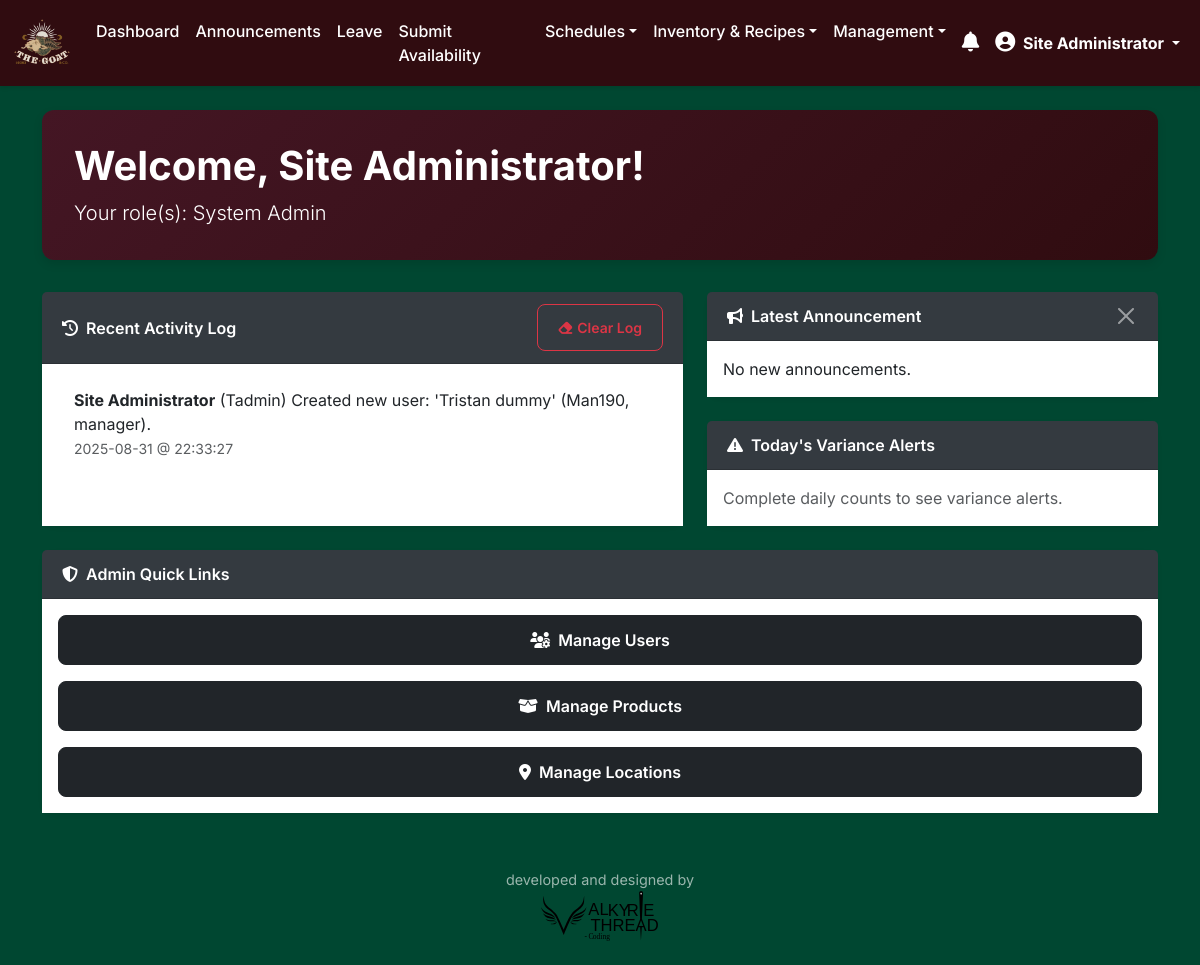
The page /dashboard (signed in) on the database its author committed.
### app.py (models this page shows)
class User(db.Model, UserMixin):
    id = db.Column(db.Integer, primary_key=True)
    username = db.Column(db.String(20), unique=True, nullable=False)
    full_name = db.Column(db.String(100), nullable=False)
    password = db.Column(db.String(60), nullable=False)
    password_reset_requested = db.Column(db.Boolean, nullable=False, default=False)
    last_seen = db.Column(db.DateTime, default=datetime.utcnow)
    force_logout_requested = db.Column(db.Boolean, default=False)
    is_suspended = db.Column(db.Boolean, default=False, nullable=False)
    suspension_end_date = db.Column(db.Date, nullable=True)
    suspension_document_path = db.Column(db.String(255), nullable=True) # Path to the uploaded document
    roles = db.relationship('Role', secondary=user_roles, backref=db.backref('users', lazy='dynamic'))
    counts = db.relationship('Count', backref='user', lazy=True)
    announcements = db.relationship('Announcement', backref='user', lazy=True)
    seen_announcements = db.relationship('Announcement', secondary=announcement_view, back_populates='viewers', lazy='dynamic')
    @property
    def role_names(self):
        return [role.name for role in self.roles]
    def has_role(self, role_name):
        return role_name in self.role_names

class Role(db.Model):
    id = db.Column(db.Integer, primary_key=True)
    name = db.Column(db.String(50), unique=True, nullable=False)

class ActivityLog(db.Model):
    id = db.Column(db.Integer, primary_key=True)
    user_id = db.Column(db.Integer, db.ForeignKey('user.id'), nullable=False)
    timestamp = db.Column(db.DateTime, nullable=False, default=datetime.utcnow)
    action = db.Column(db.String(255), nullable=False)
    user = db.relationship('User', backref='activity_logs')

### app.py (the view, shortened to what this page needs)
@app.route('/dashboard')
@login_required
def dashboard():
    latest_announcement = Announcement.query.order_by(Announcement.id.desc()).first()
    today_date = datetime.utcnow().date()
    bod_submitted = BeginningOfDay.query.filter_by(date=today_date).first() is not None
    activity_logs, variance_alerts, password_reset_requests = None, None, None
    open_shifts_for_volunteering = []
    if current_user.has_role('system_admin'):
        activity_logs = ActivityLog.query.order_by(ActivityLog.timestamp.desc()).limit(20).all()
        password_reset_requests = User.query.filter_by(password_reset_requested=True).all()
    location_statuses = []
    return render_template('dashboard.html',
                           latest_announcement=latest_announcement,
                           location_statuses=location_statuses,
                           bod_submitted=bod_submitted,
                           activity_logs=activity_logs,
                           variance_alerts=variance_alerts,
                           password_reset_requests=password_reset_requests,
                           open_shifts_for_volunteering=open_shifts_for_volunteering)

### app.py (called while the page is built, shortened)
@login_manager.user_loader
def load_user(user_id):
    return User.query.get(int(user_id))

@app.template_filter('to_local_time')
def to_local_time_filter(utc_dt, fmt="%Y-%m-%d @ %H:%M:%S"):
    if utc_dt is None:
        return "N/A"
    from datetime import timedelta
    local_dt = utc_dt + timedelta(hours=2)
    return local_dt.strftime(fmt)

@app.before_request
def before_request_handler():
    if current_user.is_authenticated:
        db_changed = False
        if current_user.is_suspended and current_user.suspension_end_date and datetime.utcnow().date() > current_user.suspension_end_date:
            current_user.is_suspended = False
            current_user.suspension_end_date = None
            current_user.suspension_document_path = None # Clear document path on auto-reinstatement
            db_changed = True
            flash('Your suspension period has ended. Full access has been restored.', 'info')
        current_user.last_seen = datetime.utcnow()
        db_changed = True
        if db_changed:
            db.session.commit()

### templates/dashboard.html (shortened to what this page needs)
{% extends "base.html" %}
{% block content %}
<header class="dashboard-header">
    <h1>Welcome, {{ current_user.full_name }}!</h1>
    <p class="lead mb-0">
        Your role(s):
        {% for role in current_user.roles %}
            {{ role.name.replace('_', ' ').title() }}{% if not loop.last %}, {% endif %}
        {% endfor %}
    </p>
</header>
<div class="row g-4">
    {% if current_user.has_role('system_admin') %}
        <div class="col-lg-7">
            <div class="card shadow-sm h-100">
                <div class="card-header card-header-custom d-flex justify-content-between align-items-center">
                    <span><i class="fas fa-history me-2"></i>Recent Activity Log</span>
                    <form action="{{ url_for('clear_all_activity_logs') }}" method="post" class="mb-0">
                        <button type="submit" class="btn btn-sm btn-outline-danger" onclick="return confirm('Are you sure you want to clear ALL activity logs? This action cannot be undone.')">
                            <i class="fas fa-eraser me-1"></i>Clear Log
                        </button>
                    </form>
                </div>
                <div class="card-body" style="overflow-y: auto; max-height: 400px;">
                    {% if activity_logs %}
                        <ul class="list-group list-group-flush">
                            {% for log in activity_logs %}
                            <li class="list-group-item">
                                <p class="mb-0"><strong>{{ log.user.full_name }}</strong> ({{ log.user.username }}) {{ log.action }}</p>
                                <small class="text-muted">{{ log.timestamp | to_local_time }}</small>
                            </li>
                            {% endfor %}
                        </ul>
                    {% else %}
                        <p class="text-muted">No recent activity recorded.</p>
                    {% endif %}
                </div>
            </div>
        </div>
        <div class="col-lg-5">
            <div class="card shadow-sm mb-4" id="latest-announcement-card">
                <div class="card-header card-header-custom d-flex justify-content-between align-items-center">
                    <span><i class="fas fa-bullhorn me-2"></i>Latest Announcement</span>
                    <button type="button" class="btn-close btn-close-white" id="dismiss-announcement-btn" aria-label="Dismiss"></button>
                </div>
                <div class="card-body">
                    {% if latest_announcement %}
                        <h5 class="card-title">{{ latest_announcement.title }}</h5>
                        <p class="card-text">{{ latest_announcement.message }}</p>
                        {% if latest_announcement.action_link %}
                            <a href="{{ latest_announcement.action_link }}" class="btn btn-sm btn-outline-primary mt-2">
                                <i class="fas fa-link me-1"></i>View Action
                            </a>
                        {% endif %}
                        <a href="{{ url_for('announcements') }}" class="btn btn-outline-dark mt-2">View All</a>
                    {% else %}
                        <p class="card-text">No new announcements.</p>
                    {% endif %}
                </div>
            </div>
            <div class="card shadow-sm">
                <div class="card-header card-header-custom"><i class="fas fa-exclamation-triangle me-2"></i>Today's Variance Alerts</div>
                <div class="card-body">
                    {% if bod_submitted and variance_alerts is not none %}
                        {% if variance_alerts %}
                            <ul class="list-group list-group-flush">
                                {% for alert in variance_alerts %}
                                <li class="list-group-item d-flex justify-content-between align-items-center">
                                    {{ alert.name }}
                                    {% if alert.variance > 0 %}<span class="badge bg-success rounded-pill">+{{ alert.variance }}</span>
                                    {% else %}<span class="badge bg-danger rounded-pill">{{ alert.variance }}</span>{% endif %}
                                </li>
                                {% endfor %}
                            </ul>
                            <div class="d-grid mt-3">
                                <a href="{{ url_for('variance') }}" class="btn btn-sm btn-outline-dark">View Full Report</a>
                            </div>
                        {% else %}
                            <p class="card-text text-success"><i class="fas fa-check-circle me-2"></i>No variances detected today.</p>
                        {% endif %}
                    {% else %}
                        <p class="card-text text-muted">Complete daily counts to see variance alerts.</p>
                    {% endif %}
                </div>
            </div>
        </div>
        <div class="col-12 mt-4">
            <div class="card shadow-sm h-100">
                <div class="card-header card-header-custom"><i class="fas fa-shield-alt me-2"></i>Admin Quick Links</div>
                <div class="card-body d-grid gap-3">
                    <a href="{{ url_for('manage_users') }}" class="btn btn-dark"><i class="fas fa-users-cog me-2"></i>Manage Users</a>
                    <a href="{{ url_for('products') }}" class="btn btn-dark"><i class="fas fa-box-open me-2"></i>Manage Products</a>
                    <a href="{{ url_for('manage_locations') }}" class="btn btn-dark"><i class="fas fa-map-marker-alt me-2"></i>Manage Locations</a>
                </div>
            </div>
        </div>
    {% endif %}
</div>
{% endblock %}

### templates/base.html (shortened to what this page needs)
<!DOCTYPE html>
<html lang="en">
<head>
    <link href="https://cdn.jsdelivr.net/npm/bootstrap@5.3.0/dist/css/bootstrap.min.css" rel="stylesheet">
    <link rel="stylesheet" href="https://cdnjs.cloudflare.com/ajax/libs/font-awesome/6.4.0/css/all.min.css">
    <link href="{{ url_for('static', filename='styles.css') }}" rel="stylesheet">
</head>
<body class="d-flex flex-column min-vh-100">
    <nav class="navbar navbar-expand-lg navbar-dark custom-navbar">
        <div class="container-fluid">
            <a class="navbar-brand" href="{{ url_for('dashboard') }}">
                <img src="{{ url_for('static', filename='logo.avif') }}" alt="Inventory Logo" width="60" height="60">
            </a>
            <div class="collapse navbar-collapse" id="navbarNav">
                <ul class="navbar-nav me-auto">
                    {% if current_user.is_authenticated %}
                        <li class="nav-item"><a class="nav-link" href="{{ url_for('dashboard') }}">Dashboard</a></li>
                        {% if not current_user.has_role('scheduler') or current_user.has_role('system_admin') or current_user.has_role('general_manager') or current_user.has_role('owners') %}
                        <li class="nav-item"><a class="nav-link" href="{{ url_for('announcements') }}">Announcements</a></li>
                        {% endif %}
                        {% if not current_user.has_role('scheduler') or current_user.has_role('system_admin') or current_user.has_role('general_manager') or current_user.has_role('owners') %}
                        <li class="nav-item"><a class="nav-link" href="{{ url_for('leave_requests') }}">Leave</a></li>
                        {% endif %}
                        {% if current_user.has_role('bartender') or current_user.has_role('waiter') or current_user.has_role('skullers') or current_user.has_role('manager') or current_user.has_role('general_manager') or current_user.has_role('system_admin') %}
                            <li class="nav-item"><a class="nav-link" href="{{ url_for('submit_shifts') }}">Submit Availability</a></li>
                        {% endif %}
                        {% if current_user.has_role('bartender') or current_user.has_role('waiter') or current_user.has_role('skullers') or current_user.has_role('manager') or current_user.has_role('general_manager') or current_user.has_role('scheduler') or current_user.has_role('system_admin') %}
                            <li class="nav-item dropdown">
                                <a class="nav-link dropdown-toggle" href="#" id="scheduleViewDropdown" role="button" data-bs-toggle="dropdown" aria-expanded="false">Schedules</a>
                            </li>
                        {% endif %}
                        {% if current_user.has_role('bartender') or current_user.has_role('manager') or current_user.has_role('general_manager') or current_user.has_role('system_admin') or current_user.has_role('owners') %}
                        <li class="nav-item dropdown">
                            <a class="nav-link dropdown-toggle" href="#" id="inventoryDropdown" role="button" data-bs-toggle="dropdown" aria-expanded="false">Inventory & Recipes</a>
                        </li>
                        {% endif %}
                        {% set management_roles = ['manager', 'general_manager', 'scheduler', 'system_admin', 'owners'] %}
                        {% if management_roles | select('in', current_user.role_names) | list | length > 0 %}
                        <li class="nav-item dropdown">
                            <a class="nav-link dropdown-toggle" href="#" id="managementDropdown" role="button" data-bs-toggle="dropdown" aria-expanded="false">Management</a>
                        </li>
                        {% endif %}
                    {% endif %}
                </ul>
                <ul class="navbar-nav ms-auto align-items-center">
                    {% if current_user.is_authenticated %}
                        <li class="nav-item dropdown">
                            <a class="nav-link" href="#" role="button" id="notificationBell" data-bs-toggle="dropdown" aria-expanded="false">
                                <i class="fas fa-bell fs-5"></i>
                            </a>
                        </li>
                        <li class="nav-item dropdown">
                            <a class="nav-link dropdown-toggle active" href="#" role="button" data-bs-toggle="dropdown" aria-expanded="false">
                                <i class="fas fa-user-circle me-1 fs-5"></i> {{ current_user.full_name }}
                            </a>
                        </li>
                    {% endif %}
                </ul>
            </div>
        </div>
    </nav>
    <div class="wrapper flex-grow-1">
        <main class="container mt-4">
            {% block content %}{% endblock %}
        </main>
    </div>
    <footer class="app-footer">
        <div class="container">
            <p class="mb-0">developed and designed by</p><img src="{{ url_for('static', filename='Valkyrie_Logo.svg') }}" alt="code by Valkyrie Thread" height="50">
        </div>
    </footer>
    {% if current_user.is_authenticated %}
    <div class="toast-container position-fixed bottom-0 end-0 p-3"></div>
    {% endif %}
</body>
</html>

### static/styles.css (style rules this page uses)
html { box-sizing: border-box; }
*, *::before, *::after { box-sizing: inherit; }
body { background-color: rgb(0 71 49); font-family: 'Inter', sans-serif; color: #343a40; }
.custom-navbar { background-color: rgb(48, 12, 16) !important; box-shadow: 0 2px 4px rgba(0,0,0,0.1); position: sticky; top: 0; z-index: 1030; }
.custom-navbar .nav-link { color: white !important; font-weight: 500; transition: background-color 0.2s ease-in-out; }
.custom-navbar .nav-link.active { font-weight: bold; }
.card { border: none; border-radius: 0.75rem; transition: box-shadow 0.3s ease, transform 0.3s ease; }
.card-body { background-color: white; }
.btn { border-radius: 0.5rem; font-weight: 600; padding: 0.75rem 1.25rem; transition: all 0.2s ease-in-out; }
.dashboard-header { background: linear-gradient(135deg, rgb(68, 22, 36), rgb(48, 12, 16)); color: white; padding: 2rem; border-radius: 0.75rem; margin-bottom: 2rem; box-shadow: 0 4px 10px rgba(0,0,0,0.1); }
.dashboard-header h1 { font-weight: 700; }
.card-header-custom { background-color: #343a40; color: white; font-weight: 600; padding: 0.75rem 1.25rem; }
.app-footer { padding: 1.5rem 0; margin-top: 2rem; color: rgba(255, 255, 255, 0.6); text-align: center; font-size: 0.9rem; }

### rows shown on the page
User: full_name "Site Administrator"
Role: name.replace "System Admin"
ActivityLog: user.full_name "Site Administrator", user.username "Tadmin", action "Created new user: 'Tristan dummy' (Man190, manager).", timestamp|to_local_time "2025-08-31 @ 22:33:27"
